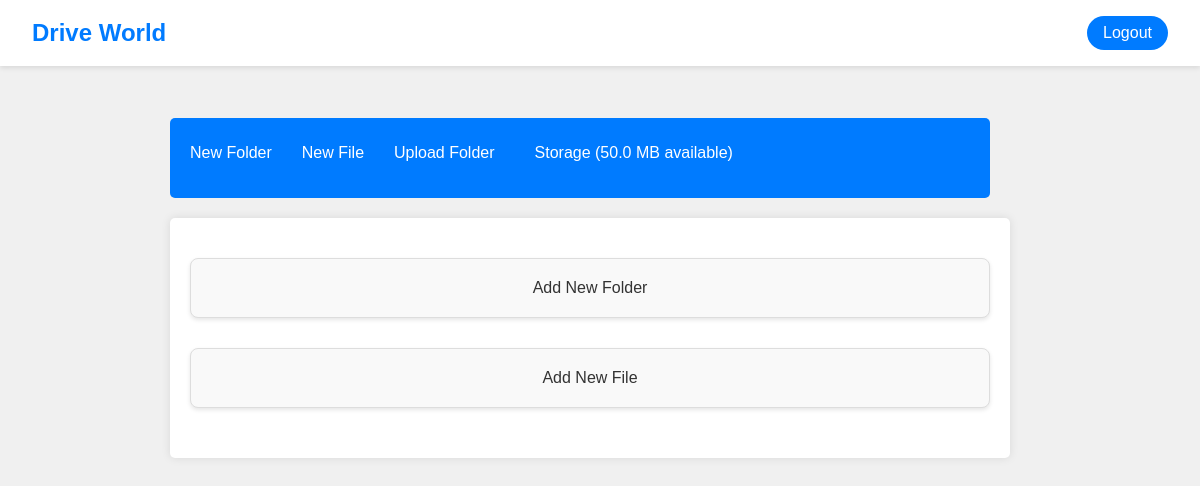
The app's page /foldermaster/foldermanagement/171/ (signed in), older data.
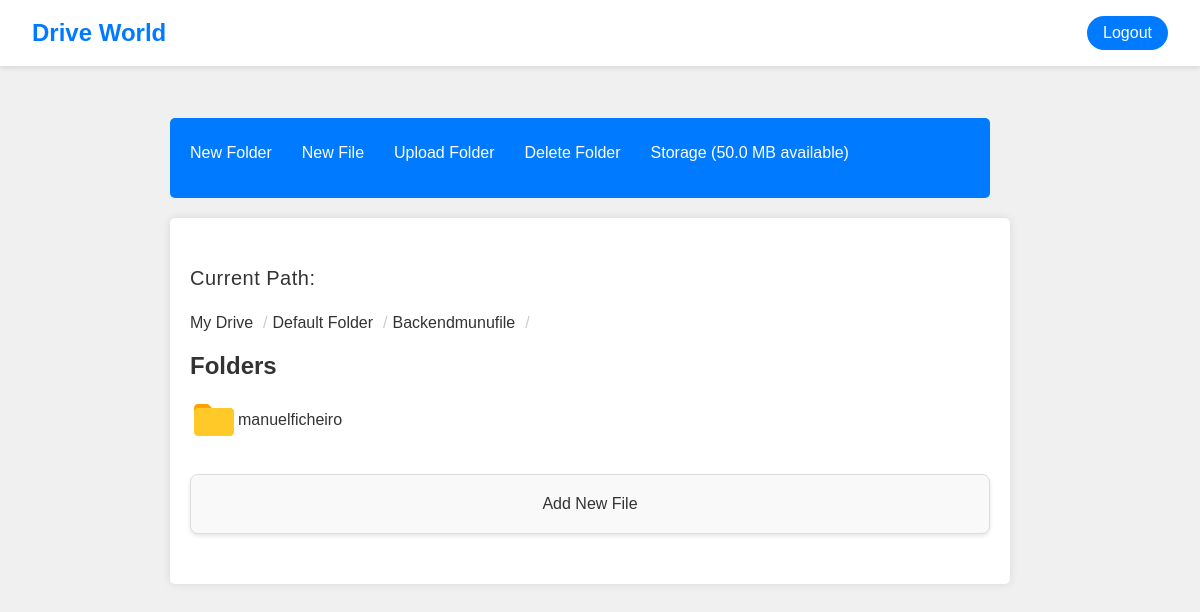
The same page, newer data.
### foldermaster/models.py (models this page shows, shortened)
class Folder(models.Model):
    name = models.CharField(max_length=255)
    parent = models.ForeignKey('self', null=True, blank=True, on_delete=models.CASCADE, related_name='children')
    owner = models.ForeignKey(settings.AUTH_USER_MODEL, on_delete=models.CASCADE, related_name='folders')

### foldermaster/views.py (the view)
# urls.py: path('foldermanagement/',views.foldermanagement, name='foldermanagement'),
@login_required
def foldermanagement(request, folder_id=None):
    context = {}
    folders = None
    files = None
    folder = None
    breadcrumbs = []
    try:
        if not Folder.objects.filter(owner=request.user).exists():
            default_folder = Folder.objects.create(name='Default Folder', owner=request.user)
            folder_id = default_folder.id
        storage_used = sum(file.file.size for file in File.objects.filter(owner=request.user))
        print("Storage used:", storage_used)
        storage_limit = 50 * 1024 * 1024
        storage_available = storage_limit - storage_used
        context['storage_available'] = storage_available
        print("Storage available:", storage_available)
        if folder_id:
            folder = get_object_or_404(Folder, id=folder_id, owner=request.user)
            folders = Folder.objects.filter(owner=request.user, parent=folder)
            files = File.objects.filter(owner=request.user, folder=folder)
            breadcrumbs = get_breadcrumbs(folder)
        else:
            folders = Folder.objects.filter(owner=request.user, parent=None)
            files = File.objects.filter(owner=request.user, folder=None)
        context.update({
            'folders': folders,
            'files': files,
            'folder': folder,
            'breadcrumbs': breadcrumbs,
        })
    except Exception as e:
        print(f"Erro durante o gerenciamento de pasta: {str(e)}")
        context['error'] = "Ocorreu um erro durante o processamento. Por favor, tente novamente mais tarde."
    return render(request, 'foldermaster/foldermanagement.html', context)

### foldermaster/views.py (called while the page is built)
def get_breadcrumbs(folder):
    breadcrumbs = []
    current_folder = folder
    while current_folder:
        breadcrumbs.insert(0, (current_folder.name, current_folder.id))
        current_folder = current_folder.parent
    return breadcrumbs

### foldermaster/templates/foldermaster/foldermanagement.html (shortened to what the changed rows need)
{% extends 'core/base.html' %}
{% load static %}
{% block content %}
<!DOCTYPE html>
<html lang="en">
<head>
    <link href="{% static 'css/foldermaster.css' %}" rel="stylesheet">
</head>
<body class="background-gray">
    <div class="flex-container">
        <nav class="navbar">
            <ul class="navbar-list">
                <li>
                    {% if folder %}
                        <a href="{% url 'foldermaster:create_subfolder' folder.id %}" id="showNewFolderForm" class="navbar-link">New Folder</a>
                    {% else %}
                        <a href="{% url 'foldermaster:create_folder_root' %}" id="showNewFolderForm" class="navbar-link">New Folder</a>
                    {% endif %}
                </li>
                <li>
                    {% if folder %}
                        <a href="{% url 'foldermaster:upload_file_with_folder' folder.id %}" class="navbar-link">New File</a>
                    {% else %}
                        <a href="{% url 'foldermaster:upload_file_root' %}" class="navbar-link">New File</a>
                    {% endif %}
                </li>
                <li>
                    {% if folder %}
                        <a href="{% url 'foldermaster:upload_folder_with_parent' folder.id %}" class="navbar-link">Upload Folder</a>
                    {% else %}
                        <a href="{% url 'foldermaster:upload_folder' %}" class="navbar-link">Upload Folder</a>
                    {% endif %}
                </li>
                <li>
                    {% if folder %}
                        <a href="{% url 'foldermaster:delete_folder' folder.id %}" class="navbar-link">Delete Folder</a>
                    {% endif %}
                </li>
            </ul>
        </nav>
        <div class="main-content">
            <div class="breadcrumbs">
                {% if folder %}
                    <p>Current Path:</p>
                    <ul class="breadcrumb-list">
                        <li><a href="{% url 'foldermaster:foldermanagement' %}">My Drive</a></li>
                        {% for name, id in breadcrumbs %}
                            <li class="separator">/</li>
                            <li><a href="{% url 'foldermaster:foldermanagement_with_folder' folder_id=id %}">{{ name }}</a></li>
                        {% endfor %}
                        <li class="separator">/</li>
                    </ul>
                {% endif %}
            </div>
            <div class="root-folders-section">
                {% if folders %}
                    <h2 class="section-title">Folders</h2>
                    <ul class="folder-list">
                        {% for folder in folders %}
                            <li class="folder-item">
                                <svg xmlns="http://www.w3.org/2000/svg" viewBox="0 0 48 48" width="48px" height="48px">
                                    <path fill="#FFA000" d="M40,12H22l-4-4H8c-2.2,0-4,1.8-4,4v8h40v-4C44,13.8,42.2,12,40,12z"/>
                                    <path fill="#FFCA28" d="M40,12H8c-2.2,0-4,1.8-4,4v20c0,2.2,1.8,4,4,4h32c2.2,0,4-1.8,4-4V16C44,13.8,42.2,12,40,12z"/>
                                </svg>
                                <a href="{% url 'foldermaster:foldermanagement_with_folder' folder_id=folder.id %}" class="folder-link">{{ folder.name }}</a>
                            </li>
                        {% endfor %}
                    </ul>
                {% else %}
                    {% if folder %}
                        <div class="add-folder-container">
                            <a href="{% url 'foldermaster:create_subfolder' folder.id %}"  id="showNewFileForm" class="newfile"> Add New Folder</a>
                        </div>
                    {% else %}
                        <div class="add-folder-container">
                            <a href="{% url 'foldermaster:create_folder_root' %}" id="showNewFileForm" class="newfile"> Add New Folder</a>
                        </div>
                    {% endif %}
                {% endif %}
            </div>
            <div class="root-files-section">
                {% if files %}
                    <h2 class="section-title">Files</h2>
                    <ul class="file-list">
                        {% for file in files %}
                            <li class="file-item">
                                <div class="icon-file">
                                    <svg xmlns="http://www.w3.org/2000/svg" viewBox="0 0 48 48" width="48px" height="48px">
                                        <path fill="#50e6ff" d="M39,16v25c0,1.105-0.895,2-2,2H11c-1.105,0-2-0.895-2-2V7c0-1.105,0.895-2,2-2h17L39,16z"/>
                                        <linearGradient id="F8F33TU9HxDNWNbQYRyY3a" x1="28.529" x2="33.6" y1="15.472" y2="10.4" gradientUnits="userSpaceOnUse">
                                            <stop offset="0" stop-color="#3079d6"/>
                                            <stop offset="1" stop-color="#297cd2"/>
                                        </linearGradient>
                                        <path fill="url(#F8F33TU9HxDNWNbQYRyY3a)" d="M28,5v9c0,1.105,0.895,2,2,2h9L28,5z"/>
                                    </svg>
                                    <span class="file-name">{{ file.name }} - </span>
                                    <a href="{% url 'foldermaster:download_file' file_id=file.id %}" class="file-link">Download</a>
                                    <form action="{% url 'foldermaster:delete_file' file_id=file.id %}" method="post" class="delete-file-form">
                                        {% csrf_token %}
                                        <button type="submit" class="delete-file-btn">Delete</button>
                                    </form>
                                </div>
                            </li>
                        {% endfor %}
                    </ul>
                {% else %}
                    {% if folder %}
                        <div class="add-folder-container">
                            <a href="{% url 'foldermaster:upload_file_with_folder' folder.id %}"  id="showNewFileForm" class="newfile"> Add New File</a>
                        </div>
                    {% else %}
                        <div class="add-folder-container">
                            <a href="{% url 'foldermaster:upload_file_root' %}" id="showNewFileForm" class="newfile"> Add New File</a>
                        </div>
                    {% endif %}
                {% endif %}
            </div>
        </div>
    </div>
</body>
</html>
{% endblock %}

Row changes from the older to the newer data that the page shows:
now on this page (row unchanged): Folder: breadcrumbs "Default Folder"
added Folder: breadcrumbs "Backendmunufile"
added Folder: name "manuelficheiro"
Text that changed along with them:
text no longer shown: "Add New Folder"
text now shown: "Delete Folder Current Path: My Drive / Folders"
